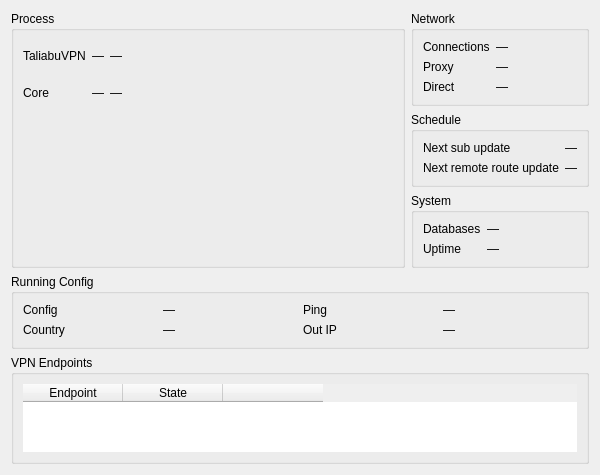
<?xml version="1.0" encoding="UTF-8"?>
<ui version="4.0">
 <class>DialogRuntimeStats</class>
 <widget class="QDialog" name="DialogRuntimeStats">
  <property name="geometry">
   <rect>
    <x>0</x>
    <y>0</y>
    <width>600</width>
    <height>470</height>
   </rect>
  </property>
  <property name="windowTitle">
   <string>Runtime Statistics</string>
  </property>
  <layout class="QGridLayout" name="rootGrid">
   <item row="0" column="0" rowspan="3">
    <widget class="QGroupBox" name="groupProcess">
     <property name="title">
      <string>Process</string>
     </property>
     <layout class="QVBoxLayout" name="processLayout">
      <item>
       <layout class="QGridLayout" name="tableGrid">
        <item row="0" column="0">
         <widget class="QLabel" name="labelThroneName">
          <property name="text">
           <string notr="true">TaliabuVPN</string>
          </property>
         </widget>
        </item>
        <item row="0" column="1">
         <widget class="QLabel" name="vThroneCpu">
          <property name="text">
           <string notr="true">—</string>
          </property>
          <property name="alignment">
           <set>Qt::AlignmentFlag::AlignRight|Qt::AlignmentFlag::AlignTrailing|Qt::AlignmentFlag::AlignVCenter</set>
          </property>
         </widget>
        </item>
        <item row="0" column="2">
         <widget class="QLabel" name="vThroneRam">
          <property name="text">
           <string notr="true">—</string>
          </property>
          <property name="alignment">
           <set>Qt::AlignmentFlag::AlignRight|Qt::AlignmentFlag::AlignTrailing|Qt::AlignmentFlag::AlignVCenter</set>
          </property>
         </widget>
        </item>
        <item row="1" column="0">
         <widget class="QLabel" name="labelCoreName">
          <property name="text">
           <string>Core</string>
          </property>
         </widget>
        </item>
        <item row="1" column="1">
         <widget class="QLabel" name="vCoreCpu">
          <property name="text">
           <string notr="true">—</string>
          </property>
          <property name="alignment">
           <set>Qt::AlignmentFlag::AlignRight|Qt::AlignmentFlag::AlignTrailing|Qt::AlignmentFlag::AlignVCenter</set>
          </property>
         </widget>
        </item>
        <item row="1" column="2">
         <widget class="QLabel" name="vCoreRam">
          <property name="text">
           <string notr="true">—</string>
          </property>
          <property name="alignment">
           <set>Qt::AlignmentFlag::AlignRight|Qt::AlignmentFlag::AlignTrailing|Qt::AlignmentFlag::AlignVCenter</set>
          </property>
         </widget>
        </item>
        <item row="0" column="3" rowspan="2">
         <spacer name="tableSpacer">
          <property name="orientation">
           <enum>Qt::Orientation::Horizontal</enum>
          </property>
          <property name="sizeHint" stdset="0">
           <size>
            <width>12</width>
            <height>0</height>
           </size>
          </property>
         </spacer>
        </item>
       </layout>
      </item>
      <item>
       <widget class="MiniChartWidget" name="cpuChart" native="true"/>
      </item>
      <item>
       <widget class="MiniChartWidget" name="ramChart" native="true"/>
      </item>
     </layout>
    </widget>
   </item>
   <item row="0" column="1">
    <widget class="QGroupBox" name="groupNetwork">
     <property name="title">
      <string>Network</string>
     </property>
     <layout class="QFormLayout" name="formNetwork">
      <item row="0" column="0">
       <widget class="QLabel" name="labelConns">
        <property name="text">
         <string>Connections</string>
        </property>
       </widget>
      </item>
      <item row="0" column="1">
       <widget class="QLabel" name="vConns">
        <property name="text">
         <string notr="true">—</string>
        </property>
       </widget>
      </item>
      <item row="1" column="0">
       <widget class="QLabel" name="labelSpeedProxy">
        <property name="text">
         <string>Proxy</string>
        </property>
       </widget>
      </item>
      <item row="1" column="1">
       <widget class="QLabel" name="vSpeedProxy">
        <property name="text">
         <string notr="true">—</string>
        </property>
       </widget>
      </item>
      <item row="2" column="0">
       <widget class="QLabel" name="labelSpeedDirect">
        <property name="text">
         <string>Direct</string>
        </property>
       </widget>
      </item>
      <item row="2" column="1">
       <widget class="QLabel" name="vSpeedDirect">
        <property name="text">
         <string notr="true">—</string>
        </property>
       </widget>
      </item>
     </layout>
    </widget>
   </item>
   <item row="1" column="1">
    <widget class="QGroupBox" name="groupSchedule">
     <property name="title">
      <string>Schedule</string>
     </property>
     <layout class="QFormLayout" name="formSchedule">
      <item row="0" column="0">
       <widget class="QLabel" name="labelSubUpdate">
        <property name="text">
         <string>Next sub update</string>
        </property>
       </widget>
      </item>
      <item row="0" column="1">
       <widget class="QLabel" name="vSubUpdate">
        <property name="text">
         <string notr="true">—</string>
        </property>
       </widget>
      </item>
      <item row="1" column="0">
       <widget class="QLabel" name="labelRouteUpdate">
        <property name="text">
         <string>Next remote route update</string>
        </property>
       </widget>
      </item>
      <item row="1" column="1">
       <widget class="QLabel" name="vRouteUpdate">
        <property name="text">
         <string notr="true">—</string>
        </property>
       </widget>
      </item>
     </layout>
    </widget>
   </item>
   <item row="2" column="1">
    <widget class="QGroupBox" name="groupSystem">
     <property name="title">
      <string>System</string>
     </property>
     <layout class="QFormLayout" name="formSystem">
      <item row="0" column="0">
       <widget class="QLabel" name="labelDbSize">
        <property name="text">
         <string>Databases</string>
        </property>
       </widget>
      </item>
      <item row="0" column="1">
       <widget class="QLabel" name="vDbSize">
        <property name="text">
         <string notr="true">—</string>
        </property>
       </widget>
      </item>
      <item row="1" column="0">
       <widget class="QLabel" name="labelUptime">
        <property name="text">
         <string>Uptime</string>
        </property>
       </widget>
      </item>
      <item row="1" column="1">
       <widget class="QLabel" name="vUptime">
        <property name="text">
         <string notr="true">—</string>
        </property>
       </widget>
      </item>
     </layout>
    </widget>
   </item>
   <item row="3" column="0" colspan="2">
    <widget class="QGroupBox" name="groupRunning">
     <property name="title">
      <string>Running Config</string>
     </property>
     <layout class="QGridLayout" name="formRunning">
      <item row="3" column="1">
       <widget class="QLabel" name="vCountry">
        <property name="text">
         <string notr="true">—</string>
        </property>
       </widget>
      </item>
      <item row="3" column="0">
       <widget class="QLabel" name="labelCountry">
        <property name="text">
         <string>Country</string>
        </property>
       </widget>
      </item>
      <item row="2" column="1">
       <widget class="QLabel" name="vCfgName">
        <property name="text">
         <string notr="true">—</string>
        </property>
       </widget>
      </item>
      <item row="2" column="0">
       <widget class="QLabel" name="labelCfgName">
        <property name="text">
         <string>Config</string>
        </property>
       </widget>
      </item>
      <item row="3" column="2">
       <widget class="QLabel" name="labelOutIp">
        <property name="text">
         <string>Out IP</string>
        </property>
       </widget>
      </item>
      <item row="3" column="3">
       <widget class="QLabel" name="vOutIp">
        <property name="text">
         <string notr="true">—</string>
        </property>
        <property name="textInteractionFlags">
         <set>Qt::TextInteractionFlag::TextSelectableByMouse</set>
        </property>
       </widget>
      </item>
      <item row="2" column="3">
       <widget class="QLabel" name="vPing">
        <property name="text">
         <string notr="true">—</string>
        </property>
       </widget>
      </item>
      <item row="2" column="2">
       <widget class="QLabel" name="labelPing">
        <property name="text">
         <string>Ping</string>
        </property>
       </widget>
      </item>
     </layout>
    </widget>
   </item>
   <item row="4" column="0" colspan="2">
    <widget class="QGroupBox" name="groupEndpoints">
     <property name="title">
      <string>VPN Endpoints</string>
     </property>
     <layout class="QVBoxLayout" name="endpointsLayout">
      <property name="spacing">
       <number>4</number>
      </property>
      <item>
       <widget class="QTableWidget" name="endpointsTable">
        <property name="frameShape">
         <enum>QFrame::Shape::NoFrame</enum>
        </property>
        <property name="alternatingRowColors">
         <bool>true</bool>
        </property>
        <property name="showGrid">
         <bool>false</bool>
        </property>
        <property name="wordWrap">
         <bool>false</bool>
        </property>
        <column>
         <property name="text">
          <string>Endpoint</string>
         </property>
        </column>
        <column>
         <property name="text">
          <string>State</string>
         </property>
        </column>
        <column>
         <property name="text">
          <string/>
         </property>
        </column>
       </widget>
      </item>
      <item>
       <layout class="QHBoxLayout" name="endpointsButtons">
       </layout>
      </item>
     </layout>
    </widget>
   </item>
  </layout>
 </widget>
 <customwidgets>
  <customwidget>
   <class>MiniChartWidget</class>
   <extends>QWidget</extends>
   <header>include/ui/stats/MiniChartWidget.h</header>
   <container>1</container>
  </customwidget>
 </customwidgets>
 <resources/>
 <connections/>
</ui>
